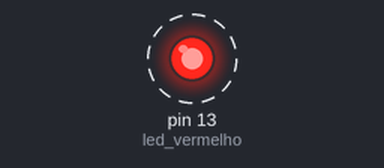
A sketch run on a simulated Arduino Uno, built with avr-gcc and run on an emulated ATmega328P. Shown: output pins drawn as LEDs (lit = HIGH). Dashed ring = blinking.

Above: at 0.5 s.
Timing chart, 0 to 4.6 s (numbered marks = the images above):
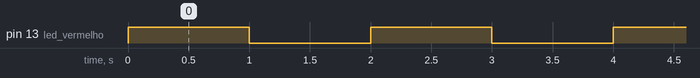

The sketch:

led.ino
```cpp
//variáveis
int led_vermelho = 13;

//void significa uma função. A função setup só é executado uma vez no código.
void setup() {

  // inicializa as variáveis e portas
  pinMode(led_vermelho, OUTPUT);

}

//A função loop fica sendo executada o tempo inteiro.
void loop() {

  //Acende o led
  digitalWrite(led_vermelho, HIGH);
  delay(1000);

  //Apaga o led
  digitalWrite(led_vermelho, LOW);
  delay(1000);

}
```

Measured:
- by itself, pin 13 (led_vermelho): alternates HIGH for 1.0 s and LOW for 1.0 s
